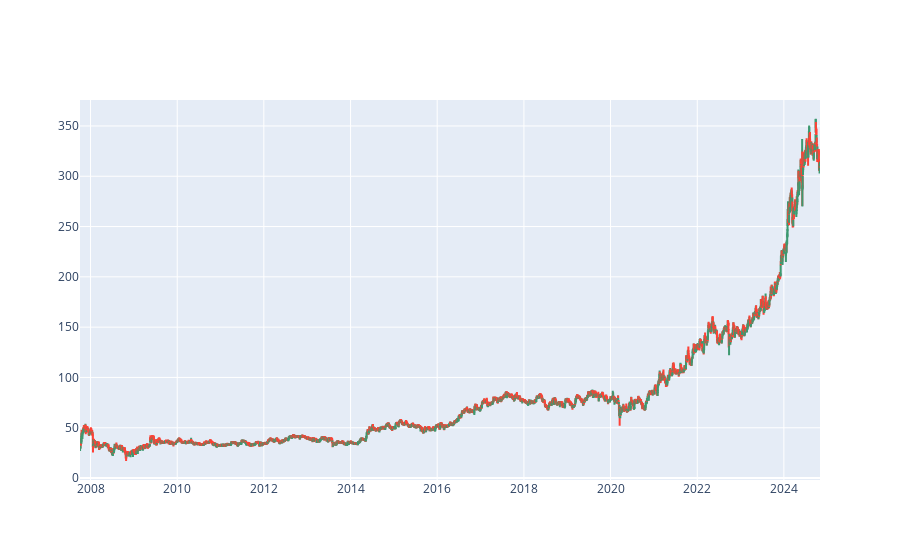

Notebook cell for this chart:
### Code cell
#candLesticks
import plotly.graph_objects as go  # type: ignore
fig = go.Figure(data=[go.Candlestick(x=data01['Date'], open=data01['Open'], high=data01['High'], low=data01['Low'], close=data01['Close'])])
fig.update_layout(xaxis_rangeslider_visible = False)
fig.show()

### Figure 1 — Plotly figure (JSON) as saved in the notebook; plotly's stock layout.template omitted (floating-point values rounded to 4 significant figures; data arrays with more than 128 entries replaced by an {"elided": "..."} marker saying what was removed)
{"data": [{"close": {"elided": "4209 str values"}, "high": {"elided": "4209 str values"}, "low": {"elided": "4209 str values"}, "open": {"elided": "4209 str values"}, "type": "candlestick", "x": {"elided": "4209 str values"}}], "layout": {"xaxis": {"rangeslider": {"visible": false}}}}
